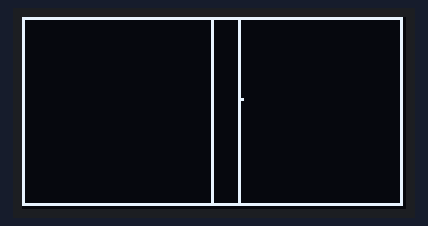
The sketch below on a simulated Arduino Uno, built with avr-gcc and run on an emulated ATmega328P. Parts: 128×64 one-colour display. The display library's start-up logo is not drawn; random numbers use the default seed unless the sketch sets one.

Above: at 2.12 s.
At 7.08 s:
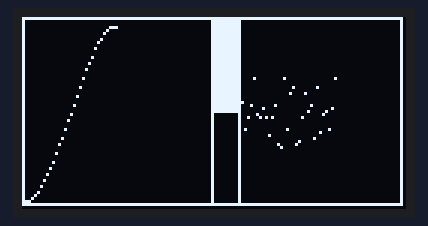
At 12.05 s:
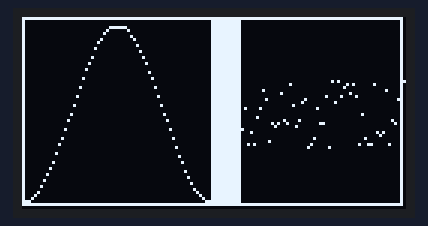
At 21.06 s:
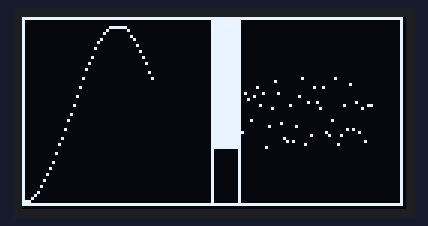
At 30.49 s:
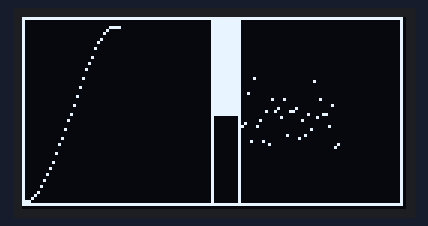
At 39.92 s:
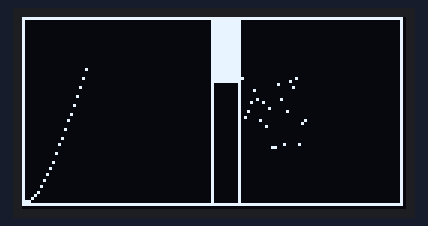

The sketch:

Demo_RandomData_.ino
```cpp
#include <SPI.h>
#include <Wire.h>
#include <Adafruit_GFX.h>
#include <Adafruit_SSD1306.h>

#define OLED_RESET 4
Adafruit_SSD1306 display(OLED_RESET);

int i=0,j=0;
int Mat[62];

void setup(){
  Serial.begin(9600);
  display.begin(SSD1306_SWITCHCAPVCC, 0x3C);
  display.display();
  delay(2000);
  display.clearDisplay();
}

void loop(){
    while(true)
    {
      for(i=0;i<=62;i++)
      {
        Esquema();
        j=30*cos(0.1*i);
        display.drawPixel(i,j+32,WHITE);
        display.drawLine(64,i,71,i,WHITE);
        display.drawPixel(73+i,random(20,44),WHITE);
        display.display();
      }
     display.display();
     display.clearDisplay();
    }
}

void Esquema()
{
    display.drawRect(0,0,127,63, WHITE);
    display.drawRect(63,0,10,63,WHITE);
    display.display();
}
```
